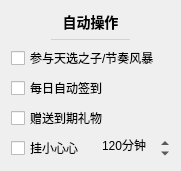
           <widget class="QWidget" name="autoOperatorSettingsCard" native="true">
            <property name="geometry">
             <rect>
              <x>370</x>
              <y>490</y>
              <width>181</width>
              <height>151</height>
             </rect>
            </property>
            <property name="styleSheet">
             <string notr="true">#autoOperatorSettingsCard
{
	background: #f7f7ff;
	border: none;
	border-radius: 5px;
}</string>
            </property>
            <layout class="QVBoxLayout" name="verticalLayout_39">
             <item>
              <widget class="QLabel" name="label_26">
               <property name="sizePolicy">
                <sizepolicy hsizetype="Preferred" vsizetype="Fixed">
                 <horstretch>0</horstretch>
                 <verstretch>0</verstretch>
                </sizepolicy>
               </property>
               <property name="styleSheet">
                <string notr="true">font-size: 14px;
font-weight: 500;</string>
               </property>
               <property name="text">
                <string>自动操作</string>
               </property>
               <property name="alignment">
                <set>Qt::AlignCenter</set>
               </property>
              </widget>
             </item>
             <item>
              <widget class="QWidget" name="widget_21" native="true">
               <property name="minimumSize">
                <size>
                 <width>0</width>
                 <height>1</height>
                </size>
               </property>
               <property name="maximumSize">
                <size>
                 <width>16777215</width>
                 <height>1</height>
                </size>
               </property>
               <property name="styleSheet">
                <string notr="true">background: lightgray;
margin: 40px;</string>
               </property>
              </widget>
             </item>
             <item>
              <widget class="QCheckBox" name="autoLOTCheck">
               <property name="cursor">
                <cursorShape>PointingHandCursor</cursorShape>
               </property>
               <property name="toolTip">
                <string>&lt;html&gt;&lt;head/&gt;&lt;body&gt;&lt;p&gt;自动参加天选时刻抽奖/节奏风暴弹幕&lt;/p&gt;&lt;p&gt;只发送弹幕和关注，需要送礼的不参加&lt;/p&gt;&lt;/body&gt;&lt;/html&gt;</string>
               </property>
               <property name="text">
                <string>参与天选之子/节奏风暴</string>
               </property>
              </widget>
             </item>
             <item>
              <widget class="QCheckBox" name="autoDoSignCheck">
               <property name="cursor">
                <cursorShape>PointingHandCursor</cursorShape>
               </property>
               <property name="toolTip">
                <string>&lt;html&gt;&lt;head/&gt;&lt;body&gt;&lt;p&gt;每天定时签到，按打开自动签到/启动程序的时间来算&lt;/p&gt;&lt;p&gt;第二天生效，适用于长期挂在服务器上&lt;/p&gt;&lt;/body&gt;&lt;/html&gt;</string>
               </property>
               <property name="styleSheet">
                <string notr="true"/>
               </property>
               <property name="text">
                <string>每日自动签到</string>
               </property>
              </widget>
             </item>
             <item>
              <widget class="QCheckBox" name="sendExpireGiftCheck">
               <property name="cursor">
                <cursorShape>PointingHandCursor</cursorShape>
               </property>
               <property name="toolTip">
                <string>&lt;html&gt;&lt;head/&gt;&lt;body&gt;&lt;p&gt;每次开播的时候判断是否有2天内过期的礼物&lt;/p&gt;&lt;p&gt;例如辣条、小心心&lt;/p&gt;&lt;p&gt;若有，则赠予当前主播&lt;/p&gt;&lt;p&gt;未设置房号或Cookie则无效&lt;/p&gt;&lt;/body&gt;&lt;/html&gt;</string>
               </property>
               <property name="text">
                <string>赠送到期礼物</string>
               </property>
              </widget>
             </item>
             <item>
              <layout class="QHBoxLayout" name="horizontalLayout_55">
               <property name="topMargin">
                <number>0</number>
               </property>
               <item>
                <widget class="QCheckBox" name="acquireHeartCheck">
                 <property name="cursor">
                  <cursorShape>PointingHandCursor</cursorShape>
                 </property>
                 <property name="toolTip">
                  <string>&lt;html&gt;&lt;head/&gt;&lt;body&gt;&lt;p&gt;连接直播间后保持观看状态，以获得小心心&lt;/p&gt;&lt;p&gt;可配合自动赠送过期礼物&lt;/p&gt;&lt;/body&gt;&lt;/html&gt;</string>
                 </property>
                 <property name="text">
                  <string>挂小心心</string>
                 </property>
                </widget>
               </item>
               <item>
                <widget class="QSpinBox" name="heartTimeSpin">
                 <property name="contextMenuPolicy">
                  <enum>Qt::NoContextMenu</enum>
                 </property>
                 <property name="toolTip">
                  <string>每5分钟获取一个小心心，一天最多24个
120分钟后无需再挂机</string>
                 </property>
                 <property name="styleSheet">
                  <string notr="true">QAbstractSpinBox
{
	background: transparent;
}</string>
                 </property>
                 <property name="frame">
                  <bool>false</bool>
                 </property>
                 <property name="alignment">
                  <set>Qt::AlignCenter</set>
                 </property>
                 <property name="suffix">
                  <string>分钟</string>
                 </property>
                 <property name="prefix">
                  <string/>
                 </property>
                 <property name="maximum">
                  <number>1440</number>
                 </property>
                 <property name="singleStep">
                  <number>5</number>
                 </property>
                 <property name="value">
                  <number>120</number>
                 </property>
                </widget>
               </item>
              </layout>
             </item>
            </layout>
           </widget>
